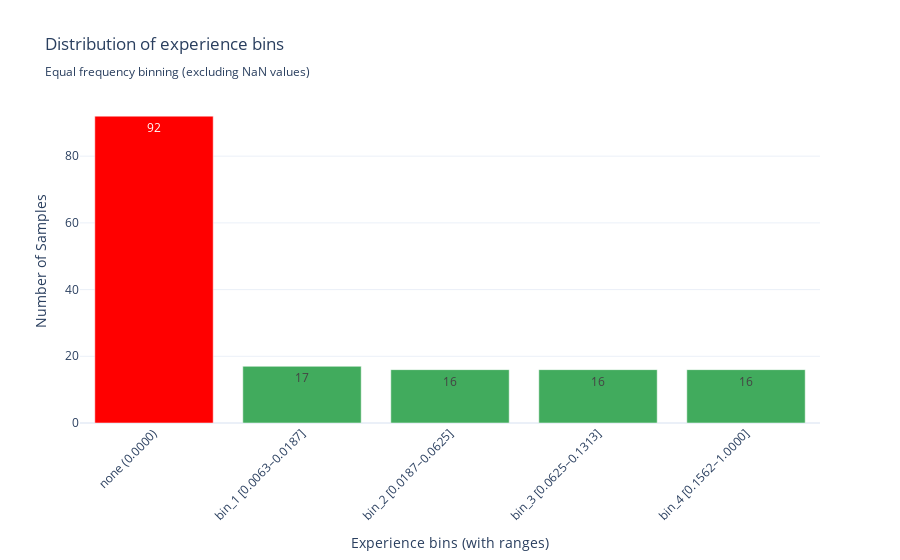

Notebook code for this chart:
### Code cell
bin_counts = df["experience_bin"].value_counts()
bin_order = ["none", "bin_1", "bin_2", "bin_3", "bin_4", "missing"]
ordered_bins = [b for b in bin_order if b in bin_counts.index]
ordered_counts = [int(bin_counts[b]) for b in ordered_bins]
ordered_colors = ["red" if x == "none" else "gray" if x == "missing" else px.colors.sequential.Greens[5] for x in ordered_bins]

x_labels = []
for b in ordered_bins:
    if b == "none":
        x_labels.append("none\n(0.0000)")
    elif b == "missing":
        x_labels.append("missing")
    else:
        r = experience_bin_ranges.get(b, {})
        x_labels.append(f"{b}\n[{r.get('min', np.nan):.4f}–{r.get('max', np.nan):.4f}]")

fig_bins = go.Figure()
fig_bins.add_trace(go.Bar(x=x_labels, y=ordered_counts, text=ordered_counts, textposition="auto", marker_color=ordered_colors))
fig_bins.update_layout(
    title="Distribution of experience bins<br><sub>Equal frequency binning (excluding NaN values)</sub>",
    xaxis_title="Experience bins (with ranges)",
    yaxis_title="Number of Samples",
    showlegend=False,
    xaxis_tickangle=-45,  # Rotate labels for better readability
)
fig_bins.show()

# Save
fig_bins.write_html(images_path / "experience_bins.html")
fig_bins.write_image(images_path / "experience_bins.png", width=800, height=500, scale=3)
print("Saved experience_bins.html and .png")

### Figure 1 — Plotly figure (JSON) as saved in the notebook; plotly's stock layout.template omitted (floating-point values rounded to 4 significant figures)
{"data": [{"marker": {"color": ["red", "rgb(65,171,93)", "rgb(65,171,93)", "rgb(65,171,93)", "rgb(65,171,93)"]}, "text": ["92", "17", "16", "16", "16"], "textposition": "auto", "type": "bar", "x": ["none\n(0.0000)", "bin_1\n[0.0063–0.0187]", "bin_2\n[0.0187–0.0625]", "bin_3\n[0.0625–0.1313]", "bin_4\n[0.1562–1.0000]"], "y": [92, 17, 16, 16, 16]}], "layout": {"showlegend": false, "title": {"text": "Distribution of experience bins<br><sub>Equal frequency binning (excluding NaN values)</sub>"}, "xaxis": {"tickangle": -45, "title": {"text": "Experience bins (with ranges)"}}, "yaxis": {"title": {"text": "Number of Samples"}}}}
